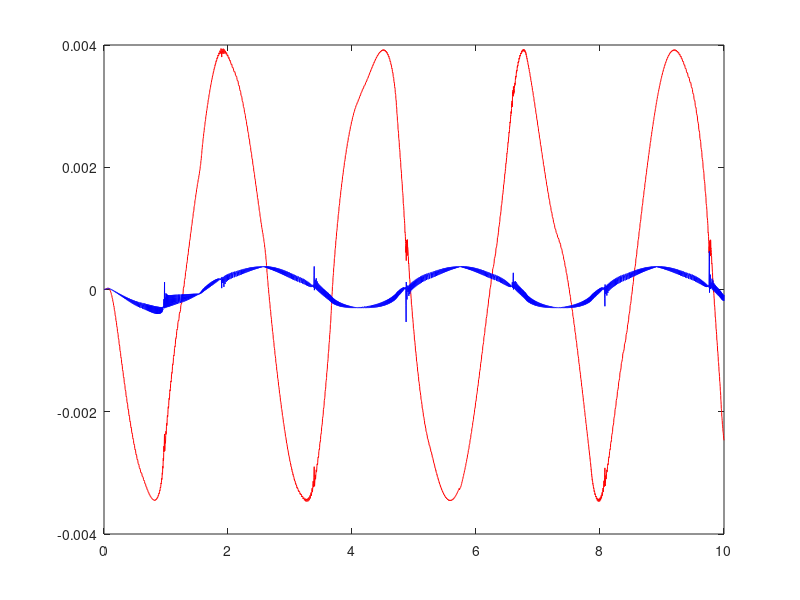

MATLAB code to generate this figure:
function []= planarArm()

clc
clear all;
close all;
%parameters for the arm
I1=0.1213;  I2 = 0.0116; m1=6.5225; r1=0.098; m2=2.0458; r2=0.0229; l1=0.26; l2=0.26; g = 9.8;


% we compute the parameters in the dynamic model
a = I1+I2+m1*r1^2+ m2*(l1^2+ r2^2);
b = m2*l1*r2;
d = I2+ m2*r2^2;

%%

% initial condition - Format:[theta1,theta2,dtheta1,dtheta2]
x0= [0,0,0,0]; %You can change the initial condition here.


tf=10;

% the options for ode - Optional!
%options = odeset('RelTol',1e-4,'AbsTol',[1e-4, 1e-4, 1e-4, 1e-4]);

%% Implement the computed Torque control.
index=1;
global torque allq_error
torque=[];
allq_error = []; 
[T,X] = ode45(@(t,x)plannarArmODE(t,x,index),[0 tf],x0);

fig = figure('Name','Problem 2:Graph of position errors against time');
plot(T, allq_error(1,1:size(T,1)), 'r-');
hold on
plot(T, allq_error(2,1:size(T,1)), 'b-');  xlim([0, 10]);
%print(fig,'Prob2_Output','-dpng')

%% Functions

    function [dx ] = plannarArmODE(t,x,idx)
        b1 = 3.14/4; c1 = 3.14/9; w1 = 4; b2 = 3.14/3; c2 = 3.14/6; w2 = 3; 
        theta_d= [(b1*(1 - exp(-2.0 * t^3))) + (c1*(1 - exp(-2.0 * t^3))* sin(w1 * t));
                (b2*(1 - exp(-2.0 * t^3))) + (c2*(1 - exp(-2.0 * t^3))* sin(w2 * t))]; %You can insert any desired joint trajectory here!
        dtheta_d =[(6 * b1 * t^2 * exp(-2.0* t^3)) + ((6 * c1 * t^2 * exp(-2.0* t^3)) * sin(w1 * t)) + ((c1 - (c1* exp(-2.0* t^3))) * (cos(w1*t))*w1);
            (6 * b2 * t^2 * exp(-2.0* t^3)) + ((6 * c2 * t^2 * exp(-2.0* t^3)) * sin(w2 * t)) + ((c2 - (c2* exp(-2.0* t^3))) * (cos(w2*t))*w2)]; %Time derivative of theta_d
        ddt1d = (12 * b1 * t* exp(-2.0* t^3)) - (36*b1*t^4 * exp(-2.0* t^3)) + (12* c1 * t * (exp(-2.0* t^3))* sin(w1 * t)) -  ((36*c1*t^4 * exp(-2.0* t^3)) * sin(w1 * t)) +(12* c1 * t^2 * (exp(-2.0* t^3))* (cos(w1 * t)) * w1) - (c1 - (c1 * (exp(-2.0* t^3))) * (sin(w1 * t))* w1^2);
        ddt2d = (12 * b2 * t* exp(-2.0* t^3)) - (36*b2*t^4 * exp(-2.0* t^3)) + (12* c2 * t * (exp(-2.0* t^3))* sin(w2 * t)) -  ((36*c2*t^4 * exp(-2.0* t^3)) * sin(w2 * t)) +(12* c2 * t^2 * (exp(-2.0* t^3))* (cos(w2 * t)) * w2) - (c2 - (c2 * (exp(-2.0* t^3))) * (sin(w2 * t))* w2^2);
        ddtheta_d = [ddt1d ; ddt2d]; %Second time derivated of theta_d
        theta= x(1:2,1);
        dtheta= x(3:4,1);
        q_error = [theta_d(1) - x(1,1); theta_d(2) - x(2,1)]; 
        allq_error = [allq_error q_error];

        global Mmat Cmat Mmatd Cmatd
        Mmat = [a+2*b*cos(x(2)), d+b*cos(x(2));  d+b*cos(x(2)), d];
        Cmat = [-b*sin(x(2))*x(4), -b*sin(x(2))*(x(3)+x(4)); b*sin(x(2))*x(3),0];
        Mmatd = [a+2*b*cos(theta_d(2)), d+b*cos(theta_d(2));  d+b*cos(theta_d(2)), d];
        Cmatd = [-b*sin(theta_d(2))*dtheta_d(2), -b*sin(theta_d(2))*(dtheta_d(1)+dtheta_d(2)); b*sin(theta_d(2))*dtheta_d(1),0];
        invM = inv(Mmat);
        invMC = invM*Cmat;
        switch idx 
            case 1
                tau = computeTorque(theta_d, dtheta_d, ddtheta_d, theta, dtheta); %
            
            case 2
                tau = PDplusFeedforwawrd(theta_d, dtheta_d, ddtheta_d, theta, dtheta);
        end
        torque =[torque, tau];


        dx=zeros(4,1);
        dx(1) = x(3);
        dx(2) = x(4);
        dx(3:4) = -invMC* x(3:4) +invM*tau; % because ddot theta = -M^{-1}(C \dot Theta) + M^{-1} tau
    end

    function tau =computeTorque(theta_d, dtheta_d,ddtheta_d, theta, dtheta)
        global Mmat Cmat
        Kp=[1500 ,0 ; 0 , 14000];
        Kv=[77.46 ,0 ; 0 , 236.64];
        e=theta_d-theta; % position error
        de = dtheta_d - dtheta; % velocity error
        tau= Mmat*(Kp*e + Kv*de) + Cmat*dtheta + Mmat*ddtheta_d;

    end

disp('Finish.');

end
